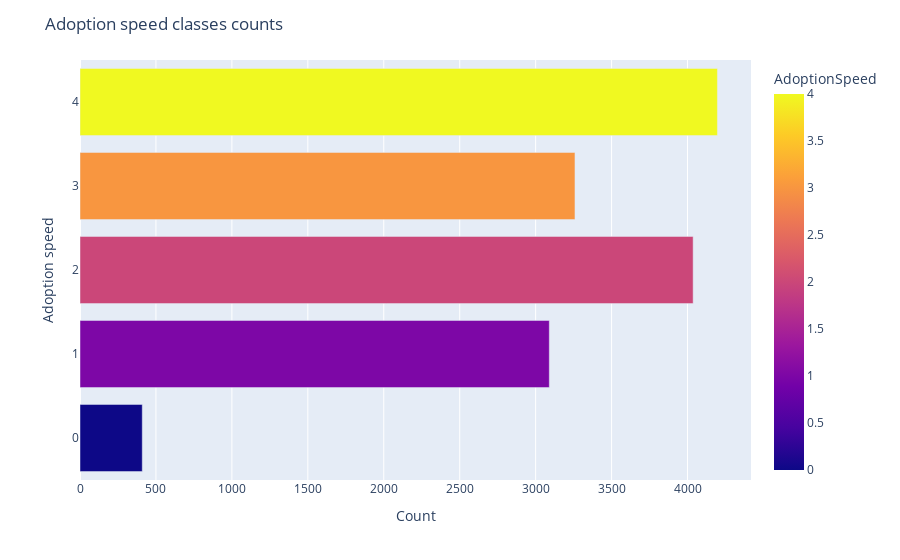

Here is the notebook cell this chart was saved with:
### Markdown cell above
## AdoptionSpeed
Contestants are required to predict this value. The value is determined by how quickly, if at all, a pet is adopted. The values are determined in the following way:

0 - Pet was adopted on the same day as it was listed.

1 - Pet was adopted between 1 and 7 days (1st week) after being listed.

2 - Pet was adopted between 8 and 30 days (1st month) after being listed.

3 - Pet was adopted between 31 and 90 days (2nd & 3rd month) after being listed.

4 - No adoption after 100 days of being listed. (There are no pets in this dataset that waited between 90 and 100 days).

### Code cell
adoption_speed_counts = df_train['AdoptionSpeed'].value_counts().sort_index()
adoption_speed_df = pd.DataFrame({'AdoptionSpeed': adoption_speed_counts.index,
                                  'Count': adoption_speed_counts.values})


fig = px.bar(adoption_speed_df, x='Count', y='AdoptionSpeed', orientation='h', color='AdoptionSpeed')

fig.update_layout(title='Adoption speed classes counts',
                  xaxis_title='Count',
                  yaxis_title='Adoption speed',
                  showlegend=False)

fig.show()

### Figure 1 — Plotly figure (JSON) as saved in the notebook; plotly's stock layout.template omitted (floating-point values rounded to 4 significant figures)
{"data": [{"alignmentgroup": "True", "hovertemplate": "Count=%{x}<br>AdoptionSpeed=%{marker.color}<extra></extra>", "legendgroup": "", "marker": {"color": [0, 1, 2, 3, 4], "coloraxis": "coloraxis", "pattern": {"shape": ""}}, "name": "", "offsetgroup": "", "orientation": "h", "showlegend": false, "textposition": "auto", "type": "bar", "x": [410, 3090, 4037, 3259, 4197], "xaxis": "x", "y": [0, 1, 2, 3, 4], "yaxis": "y"}], "layout": {"barmode": "relative", "coloraxis": {"colorbar": {"title": {"text": "AdoptionSpeed"}}, "colorscale": [[0, "#0d0887"], [0.1111, "#46039f"], [0.2222, "#7201a8"], [0.3333, "#9c179e"], [0.4444, "#bd3786"], [0.5556, "#d8576b"], [0.6667, "#ed7953"], [0.7778, "#fb9f3a"], [0.8889, "#fdca26"], [1, "#f0f921"]]}, "legend": {"tracegroupgap": 0}, "margin": {"t": 60}, "showlegend": false, "title": {"text": "Adoption speed classes counts"}, "xaxis": {"anchor": "y", "domain": [0, 1], "title": {"text": "Count"}}, "yaxis": {"anchor": "x", "domain": [0, 1], "title": {"text": "Adoption speed"}}}}
